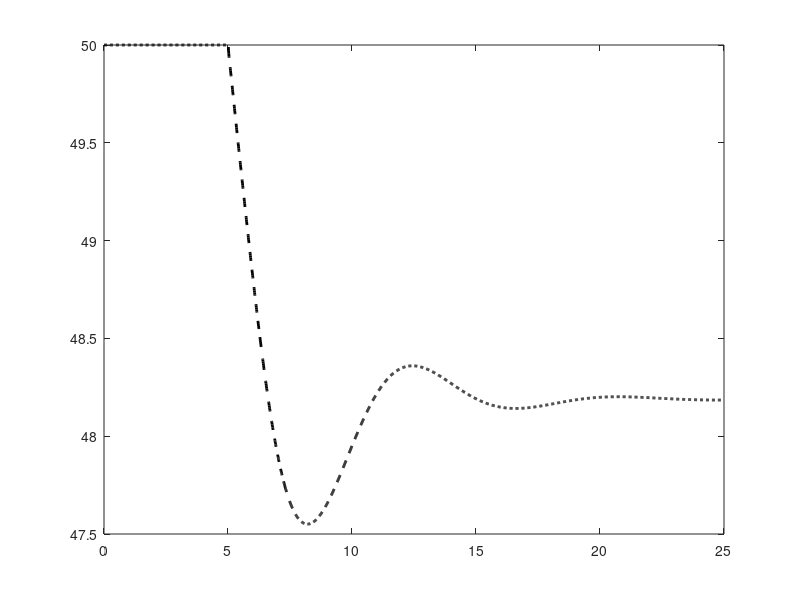

This chart was generated by the following MATLAB code: (Note: this script raises an error after producing the figure.)
time=xlsread('datafreq750_H6.csv','A1:A2502');
freq=xlsread('datafreq750_H6.csv','B1:B2502');

plot(time,freq, '--k','LineWidth',2)

hold on

freq2=xlsread('5000 msec freq 8+1.xlsx','B56:B151');
time2=xlsread('5000 msec freq 8+1.xlsx','D56:D151');

plot(time2,freq2,'k','LineWidth',2)


xlabel('Time(s)')
ylabel('Frequency (Hz)')
ax = gca;
ax.XGrid = 'on';
set(gca,'FontSize',14);
% grid minor
ax.YGrid = 'on';
xlim([0 25])
ylim([47 50.5])

legend('Simulation Result','Experimental Result')

saveas(gcf,'375freq.png')